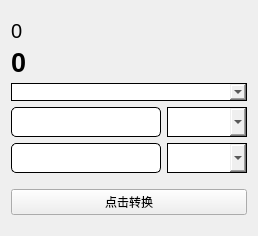
<?xml version="1.0" encoding="UTF-8"?>
<ui version="4.0">
 <class>Form</class>
 <widget class="QWidget" name="Form">
  <property name="geometry">
   <rect>
    <x>0</x>
    <y>0</y>
    <width>258</width>
    <height>236</height>
   </rect>
  </property>
  <property name="windowTitle">
   <string>进制转换器</string>
  </property>
  <property name="styleSheet">
   <string notr="true">.QComboBox{
    border-radius:0%;
    border:1px solid black;
}

.QLineEdit{
    border-radius:5%;
    border:1px solid black;
}

.QComboBox:hover{
    background-color: rgb(200,255,255);
}

.QLineEdit:hover{
    background-color: rgb(200,255,255);
}</string>
  </property>
  <layout class="QGridLayout" name="gridLayout_2">
   <item row="0" column="0">
    <layout class="QGridLayout" name="gridLayout">
     <item row="4" column="1">
      <widget class="QComboBox" name="comboBox_2">
       <property name="minimumSize">
        <size>
         <width>40</width>
         <height>30</height>
        </size>
       </property>
      </widget>
     </item>
     <item row="4" column="0">
      <widget class="QLineEdit" name="lineEdit_2">
       <property name="minimumSize">
        <size>
         <width>0</width>
         <height>30</height>
        </size>
       </property>
       <property name="maximumSize">
        <size>
         <width>150</width>
         <height>16777215</height>
        </size>
       </property>
      </widget>
     </item>
     <item row="3" column="1">
      <widget class="QComboBox" name="comboBox_1">
       <property name="minimumSize">
        <size>
         <width>50</width>
         <height>30</height>
        </size>
       </property>
       <property name="maximumSize">
        <size>
         <width>100</width>
         <height>16777215</height>
        </size>
       </property>
       <property name="iconSize">
        <size>
         <width>16</width>
         <height>16</height>
        </size>
       </property>
      </widget>
     </item>
     <item row="3" column="0">
      <widget class="QLineEdit" name="lineEdit_1">
       <property name="minimumSize">
        <size>
         <width>30</width>
         <height>30</height>
        </size>
       </property>
       <property name="maximumSize">
        <size>
         <width>150</width>
         <height>40</height>
        </size>
       </property>
      </widget>
     </item>
     <item row="0" column="0">
      <widget class="QLabel" name="origin_data_label">
       <property name="maximumSize">
        <size>
         <width>16777215</width>
         <height>20</height>
        </size>
       </property>
       <property name="font">
        <font>
         <pointsize>15</pointsize>
         <italic>false</italic>
        </font>
       </property>
       <property name="text">
        <string>0</string>
       </property>
      </widget>
     </item>
     <item row="1" column="0">
      <widget class="QLabel" name="trans_data_label">
       <property name="maximumSize">
        <size>
         <width>16777215</width>
         <height>30</height>
        </size>
       </property>
       <property name="font">
        <font>
         <pointsize>20</pointsize>
         <bold>true</bold>
        </font>
       </property>
       <property name="text">
        <string>0</string>
       </property>
      </widget>
     </item>
     <item row="2" column="0" colspan="2">
      <widget class="QComboBox" name="data_type_cobo"/>
     </item>
    </layout>
   </item>
   <item row="1" column="0">
    <widget class="QPushButton" name="pushButton">
     <property name="text">
      <string>点击转换</string>
     </property>
    </widget>
   </item>
  </layout>
 </widget>
 <resources/>
 <connections/>
</ui>
